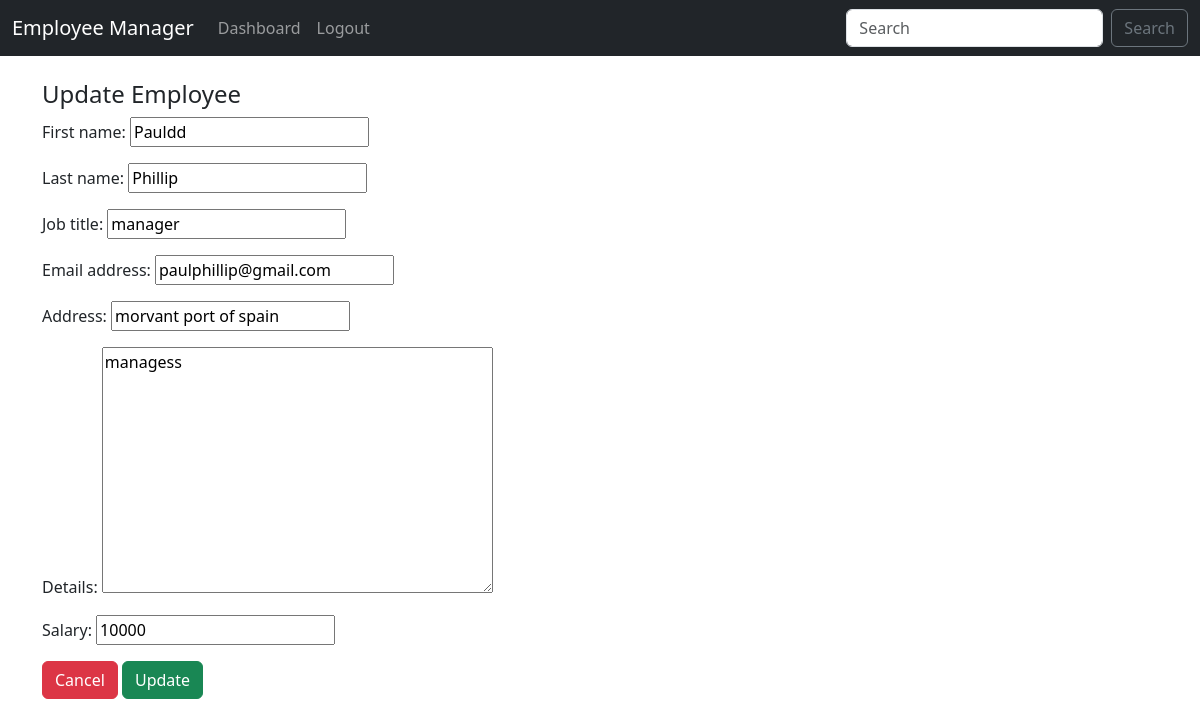
The app's page /update_employee/8 (signed in) with its own data.
### core/models.py (models this page shows, shortened)
class Employee(models.Model):
    user = models.ForeignKey(User, on_delete=models.CASCADE)
    first_name = models.CharField(max_length=100)
    last_name = models.CharField(max_length=100)
    job_title = models.CharField(max_length=100, default="")
    email_address = models.EmailField(max_length=100)
    address = models.CharField(max_length=200)
    details = models.TextField(default="")
    salary = models.IntegerField()
    date_created = models.DateTimeField(auto_now_add=True)

### core/views.py (the view)
# urls.py: path("update_employee/<int:pk>", views.update_employee, name="update_employee"),
def update_employee(request, pk):
    if request.user.is_authenticated:
        current_user = request.user
        current_record = Employee.objects.get(user=current_user, id=pk)
        form = AddEmployeeForm(request.POST or None, instance=current_record)
        if form.is_valid():
            form.save()
            messages.success(request, "Employee has been updated")
            return redirect('index')
        return render(request, "update_employee.html", {'form':form})
    else:
        messages.info(request, "You must be logged in to perform this action")
        return redirect('index')

### core/forms.py
class AddEmployeeForm(ModelForm):
    class Meta:
        model = Employee
        exclude = ("user",)

### templates/update_employee.html (shortened to what this page needs)
{% extends 'base.html' %}
{% block content %}
<div class="card-body">
    <h4>Update Employee</h4>
    <form method="post">
        {{form.as_p}}
        <a type="button" class="btn btn-danger" href="{% url 'index' %}">Cancel</a>
        <button type="submit" class="btn btn-success">Update</button>
    </form>
</div>
{% endblock %}

### records on screen
Employee: first_name "Pauldd", last_name "Phillip", job_title "manager", email_address "paulphillip@gmail.com", address "morvant port of spain", details "managess", salary "10000"
